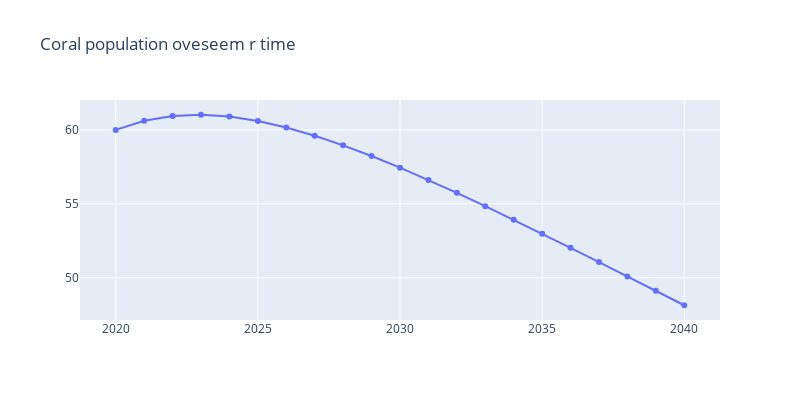

Notebook code cell kept with this figure:
### Markdown cell above
Coral Survival Rate

### Code cell
r = 0.17
K = 63.85
P = 60

temp = list(fit1.predict(n_periods = 26 * 12))
temp = [temp[9+12*i] for i in range(int(26))][6:]
seatemp = m * np.array(temp) + b
seatemp = seatemp - list(seatemp)[0]

poplist = [P]
# P(t) = logistic growth (rP(t-1)(1-P(t-1)/K)) + P(t-1) * coral temp funx (1/2^(1/3x))

for i in range(20):
    pop = r * poplist[i] * (1 - poplist[i]/63.85) + 1/2 ** (1/3 * seatemp[i]) * poplist[i]
    poplist.append(pop)

xcoral = np.array([i for i in range(2020, 2041)])
ycoral = np.array(poplist)

fig = make_subplots(rows = 1, cols = 1)

fig.add_trace(go.Scatter(x=xcoral, y=ycoral,
                    mode='markers+lines', name = "Predicted Coral"))

fig.update_layout(height=400, width=800, title = "Coral population oveseem r time")

fig.show()

### Figure 1 — Plotly figure (JSON) as saved in the notebook; plotly's stock layout.template omitted (floating-point values rounded to 4 significant figures)
{"data": [{"mode": "markers+lines", "name": "Predicted Coral", "type": "scatter", "x": [2020, 2021, 2022, 2023, 2024, 2025, 2026, 2027, 2028, 2029, 2030, 2031, 2032, 2033, 2034, 2035, 2036, 2037, 2038, 2039, 2040], "y": [60, 60.62, 60.94, 61.03, 60.9, 60.6, 60.16, 59.61, 58.96, 58.23, 57.45, 56.61, 55.74, 54.84, 53.92, 52.98, 52.02, 51.06, 50.09, 49.12, 48.14]}], "layout": {"height": 400, "title": {"text": "Coral population oveseem r time"}, "width": 800, "xaxis": {"anchor": "y", "domain": [0, 1]}, "yaxis": {"anchor": "x", "domain": [0, 1]}}}
